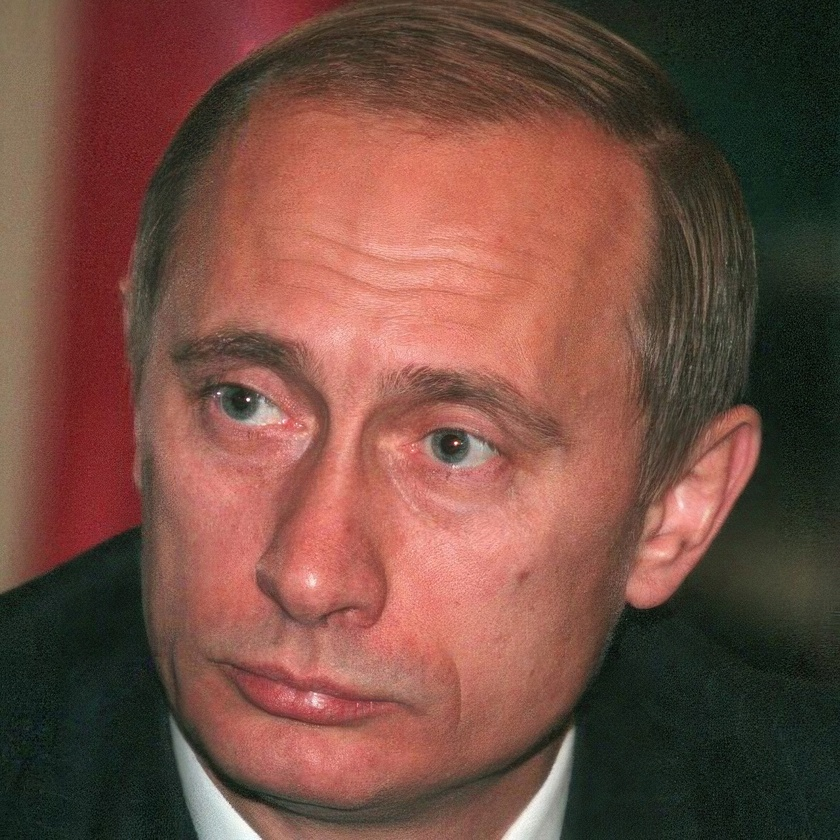
#> input picture test-face.jpg, 840 x 840 px, shrunk from 1176 x 1176 before the run
$ python -i quality_gate.py   (imports and definitions only)   (older library calls are emulated)
#> lines starting #> are read from the running program, lines starting #| are printed output that depends on the picture
from __future__ import annotations

import cv2
import numpy as np
from pathlib import Path
from typing import Dict, Union

from .constants import BLUR_THRESHOLD_DEFAULT, NOISE_THRESHOLD_DEFAULT
try:
    from core.contracts import MeasurementResult, ResultStatus, AdmissibilityDecision
except ImportError:
    # Заглушки для совместимости
    from dataclasses import dataclass
    from enum import Enum

    class ResultStatus(Enum):
        SUCCESS = "success"
        REJECTED = "rejected"

    @dataclass
    class MeasurementResult:
        status: ResultStatus
        value: float = 0.0
        reason: str = ""

    @dataclass
    class AdmissibilityDecision:
        is_rejected: bool = False
        reason: str = ""
        blocking_issues: list = None

        def __post_init__(self):
            if self.blocking_issues is None:
                self.blocking_issues = []

MIN_FACE_TEXTURE_PX = 120


# [18 lines left out: function _reject_quality_dict, not called in this run]


def _jpeg_block_boundary_slices(grid_offset: int) -> tuple[slice, slice, slice, slice]:
    """Column slices aligned to JPEG 8x8 grid given crop origin offset in full image."""
    ox = int(grid_offset) % 8
    boundary_a = (7 - ox) % 8
    boundary_b = boundary_a + 1
    inside_a = (3 - ox) % 8
    inside_b = inside_a + 1
    return (
        slice(boundary_a, None, 8),
        slice(boundary_b, None, 8),
        slice(inside_a, None, 8),
        slice(inside_b, None, 8),
    )


def _jpeg_blockiness_score(gray: np.ndarray, grid_offset_x: int) -> float:
    h_g, w_g = gray.shape[:2]
    if h_g <= 16 or w_g <= 16:
        return 1.0
    b_a, b_b, i_a, i_b = _jpeg_block_boundary_slices(grid_offset_x)
    boundary_a = gray[:, b_a]
    boundary_b = gray[:, b_b]
    n_blocks = min(boundary_a.shape[1], boundary_b.shape[1])
    if n_blocks <= 0:
        return 1.0
    diff_grid_x = float(np.mean(np.abs(boundary_a[:, :n_blocks] - boundary_b[:, :n_blocks])))
    inside_a = gray[:, i_a]
    inside_b = gray[:, i_b]
    n_inside = min(inside_a.shape[1], inside_b.shape[1])
    if n_inside <= 0:
        return 1.0
    diff_inside_x = float(np.mean(np.abs(inside_a[:, :n_inside] - inside_b[:, :n_inside])))
    return diff_grid_x / (diff_inside_x + 1e-5)


def _laplacian_sharpness_denominator(min_face_dim: int) -> float:
    """Scale Laplacian variance by face crop size (archive ~200px vs modern 4K crops)."""
    dim = max(int(min_face_dim), 64)
    return 400.0 * float(np.clip(dim / 224.0, 0.35, 2.5))


class QualityGate:
    """
    [QUAL-01] Technical Quality Gate.
    Ensures input imagery meets forensic standards for sharpness and SNR.
    """
    def __init__(
        self,
        blur_threshold: float = BLUR_THRESHOLD_DEFAULT,
        noise_threshold: float = NOISE_THRESHOLD_DEFAULT
    ):
        self.blur_threshold = float(blur_threshold)
        self.noise_threshold = float(noise_threshold)

    def _estimate_noise(self, gray: np.ndarray) -> float:
        median = cv2.medianBlur(gray, 3)
        return float(np.mean(np.abs(gray.astype(np.float32) - median.astype(np.float32))))

    def evaluate(self, image_path: Union[str, Path], bbox: dict | None = None) -> Dict[str, Union[float, Dict[str, bool], str, bool]]:
        """
        Оценивает качество фото. Защищает пайплайн от падений и отсеивает
        нерелевантные (слишком мелкие или шумные) лица.
        """
#> called with image_path = '../../../test-face.jpg'
        img = cv2.imread(str(image_path))
#> img is the input picture: shape (840, 840, 3); mean B, G, R 66.6, 78, 117.4
        if img is None:
            return _reject_quality_dict(
                AdmissibilityDecision(
                    admissible=False,
                    reason="INSUFFICIENT_DATA_UNREADABLE",
                    blocking_issues=["INSUFFICIENT_DATA_UNREADABLE"],
                )
            )

        h, w = img.shape[:2]
#> h = 840; w = 840

        if bbox is not None:
            face_h = bbox.get("h") or h
            face_w = bbox.get("w") or w
            if face_h < MIN_FACE_TEXTURE_PX or face_w < MIN_FACE_TEXTURE_PX:
                return _reject_quality_dict(
                    AdmissibilityDecision(
                        admissible=False,
                        reason=f"FACE_TOO_SMALL_{int(min(face_h, face_w))}px",
                        blocking_issues=[f"FACE_TOO_SMALL_{int(min(face_h, face_w))}px"],
                    )
                )

        quality_scope = "full_image"
        jpeg_grid_offset_x = 0
        if bbox is not None:
            x = int(bbox.get("x", bbox.get("x_min", 0)) or 0)
            y = int(bbox.get("y", bbox.get("y_min", 0)) or 0)
            bw = int(bbox.get("w", bbox.get("width", 0)) or 0)
            bh = int(bbox.get("h", bbox.get("height", 0)) or 0)
            if bw <= 0 and bbox.get("x_max") is not None:
                bw = int(bbox.get("x_max") or 0) - x
            if bh <= 0 and bbox.get("y_max") is not None:
                bh = int(bbox.get("y_max") or 0) - y
            x0, y0 = max(0, x), max(0, y)
            x1, y1 = min(w, x0 + max(0, bw)), min(h, y0 + max(0, bh))
            if x1 > x0 and y1 > y0:
                img = img[y0:y1, x0:x1]
                quality_scope = "face_crop"
                jpeg_grid_offset_x = x0 % 8

        gray = cv2.cvtColor(img, cv2.COLOR_BGR2GRAY)
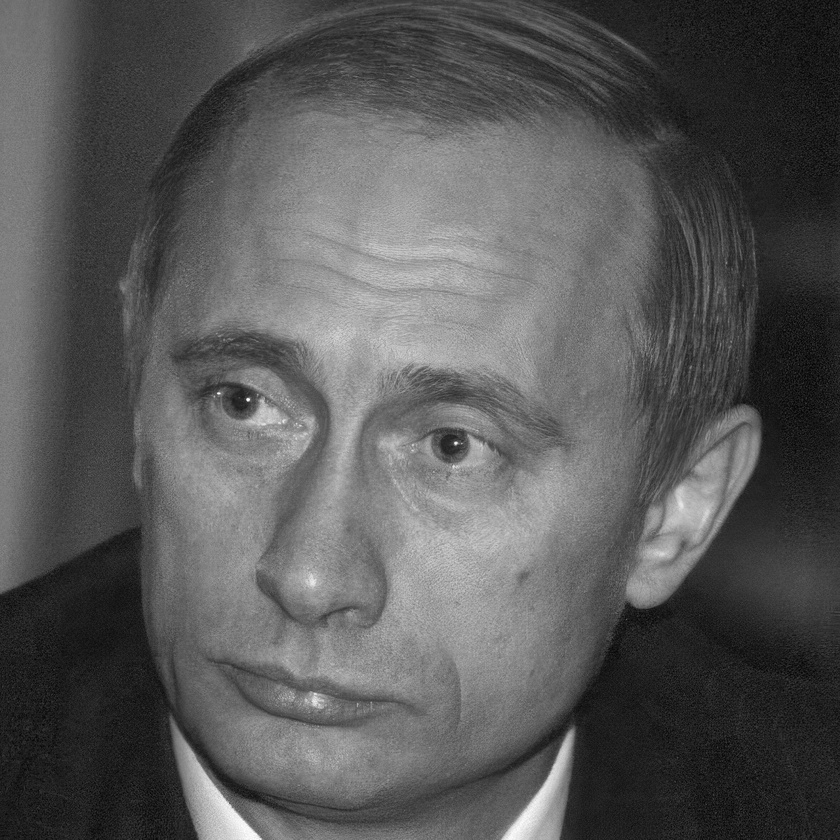
#> gray: shape (840, 840); min 2, max 254, mean 88.5
        face_min_dim = min(gray.shape[:2])
#> face_min_dim = 840

        # Оценка размытия (Лапласиан)
        blur_score = float(cv2.Laplacian(gray, cv2.CV_64F).var())
#> blur_score = 736.3

        # [FIX-Error-15] Directional motion blur detection using Sobel X/Y variance ratios
        sobel_x = cv2.Sobel(gray, cv2.CV_64F, 1, 0, ksize=3)
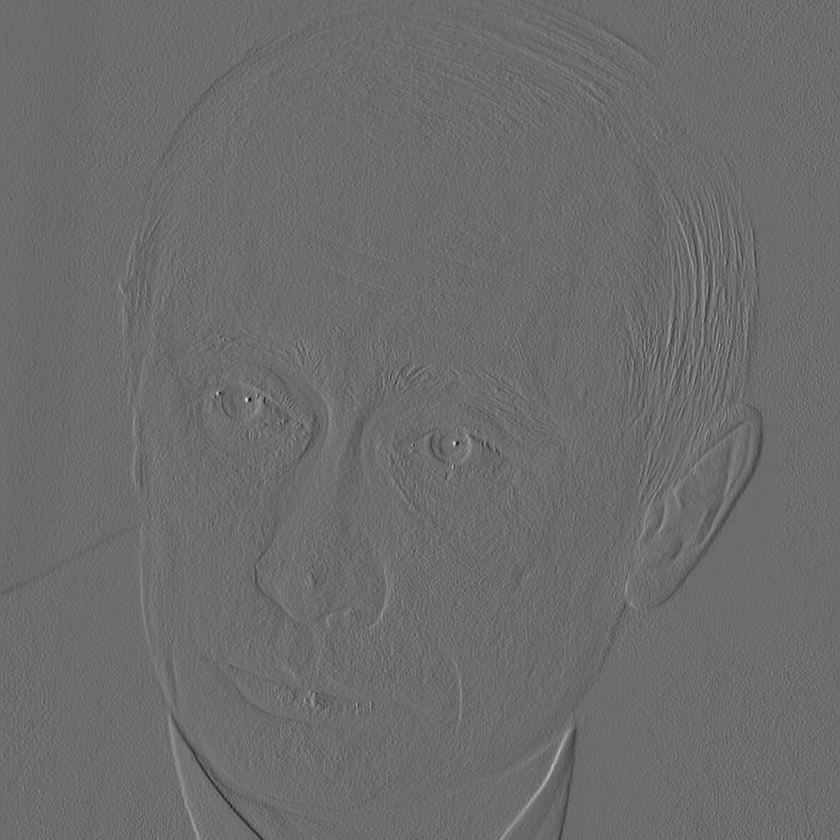
#> sobel_x: shape (840, 840) float64; min -556, max 748, mean -0.5; drawn with min black and max white
        sobel_y = cv2.Sobel(gray, cv2.CV_64F, 0, 1, ksize=3)
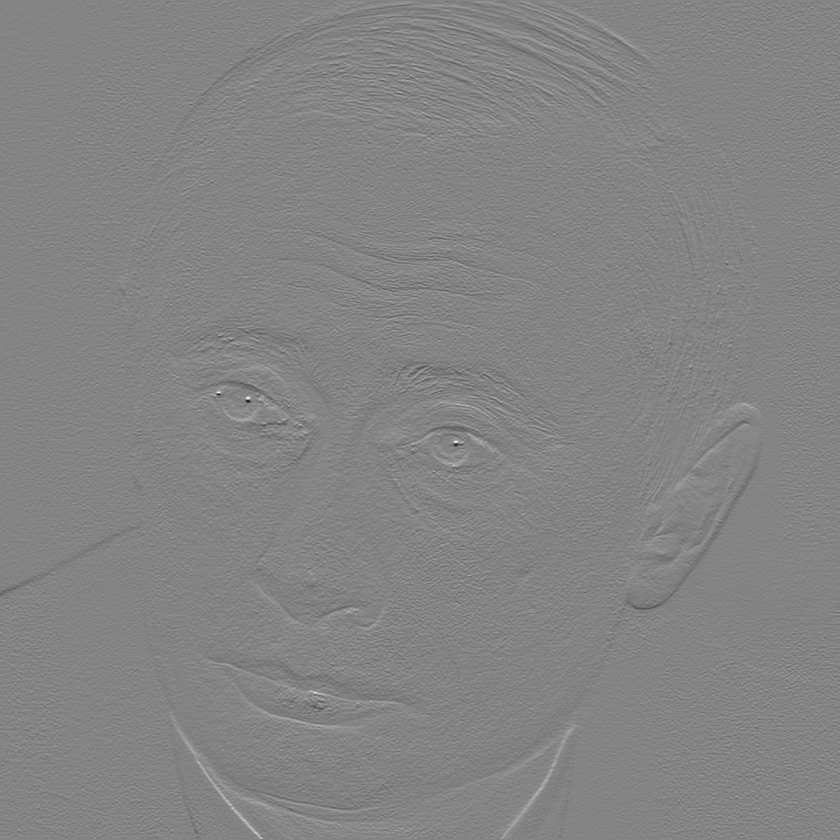
#> sobel_y: shape (840, 840) float64; min -707, max 658, mean 0.2; drawn with min black and max white
        var_x = max(float(np.var(sobel_x)), 1e-5)
#> var_x = 1144.5
        var_y = max(float(np.var(sobel_y)), 1e-5)
#> var_y = 1178.3
        motion_ratio = max(var_x / var_y, var_y / var_x)
#> motion_ratio = 1.03
        is_motion_blurred = bool(motion_ratio > 3.0 and min(var_x, var_y) < 100.0)
#> is_motion_blurred = False

        blockiness = _jpeg_blockiness_score(gray, jpeg_grid_offset_x)
#> in _jpeg_blockiness_score, `boundary_a = gray[:, b_a]`:
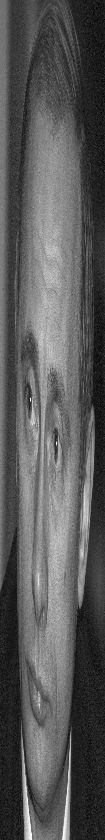
#> boundary_a: shape (840, 105); min 3, max 252, mean 88.2
#> in _jpeg_blockiness_score, `boundary_b = gray[:, b_b]`:
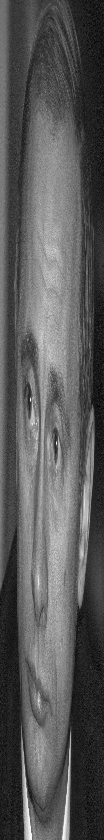
#> boundary_b: shape (840, 104); min 4, max 254, mean 88.8
#> in _jpeg_blockiness_score, `diff_grid_x = float(np.mean(np.abs(boundary_a[:, :n_blocks] - boundary..`: diff_grid_x = 122.4
#> in _jpeg_blockiness_score, `inside_a = gray[:, i_a]`:
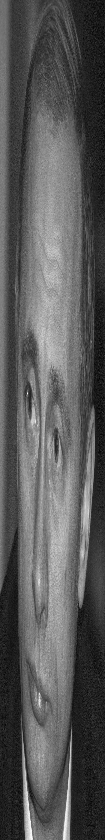
#> inside_a: shape (840, 105); min 2, max 252, mean 88.6
#> in _jpeg_blockiness_score, `diff_inside_x = float(np.mean(np.abs(inside_a[:, :n_inside] - inside_b..`: diff_inside_x = 119.6
#> blockiness = 1.02
        is_jpeg_blocky = bool(blockiness > 1.35)
#> is_jpeg_blocky = False

        # [FIX QG-02]: Порог резкости должен быть динамическим или более реалистичным.
        # Для соцсетей Laplacian variance > 65 уже считается приемлемым.
        sharpness_score = float(
            np.clip(blur_score / _laplacian_sharpness_denominator(face_min_dim), 0.0, 1.0)
        )
#> sharpness_score = 0.736

        # Penalize sharpness for motion blur or JPEG blockiness
        if is_motion_blurred:
            sharpness_score *= 0.5
        if is_jpeg_blocky:
            sharpness_score *= 0.7

        noise_score = self._estimate_noise(gray)
#> noise_score = 4.51
        noise_quality = float(np.clip(1.0 - (noise_score / 25.0), 0.0, 1.0))
#> noise_quality = 0.82

        # QG-01: waxy/over-smoothed skin (silicone/deepfake) — sharp + low blockiness, not motion blur.
        is_over_smoothed = bool(
            sharpness_score > 0.88
            and noise_quality > 0.82
            and blockiness < 1.08
            and not is_motion_blurred
        )
#> is_over_smoothed = False
        overall_penalty = 0.75 if is_over_smoothed else 1.0
#> overall_penalty = 1
        if is_over_smoothed:
            sharpness_score *= 0.72

        overall_score = float(((sharpness_score * 0.7) + (noise_quality * 0.3)) * overall_penalty)
#> overall_score = 0.761

        return {
            "success": True,
            "is_rejected": is_motion_blurred, # [FORENSIC PATCH] Гладкие лица (силикон) теперь пропускаются дальше в пайплайн
            "blur_value": blur_score,
            "sharpness_variance": blur_score,
            "noise_level": noise_score,
            "overall_score": overall_score,
            "overall_quality": overall_score,
            "quality_scope": quality_scope,
            "is_motion_blurred": is_motion_blurred,
            "is_jpeg_blocky": is_jpeg_blocky,
            "is_over_smoothed": is_over_smoothed,
            "jpeg_blockiness": blockiness,
        }

    # [80 lines left out: functions evaluate_face_quality, assess_facial_occlusion, not called in this run]

>>> result = QualityGate().evaluate('../../../test-face.jpg')
#> result = 12 items
